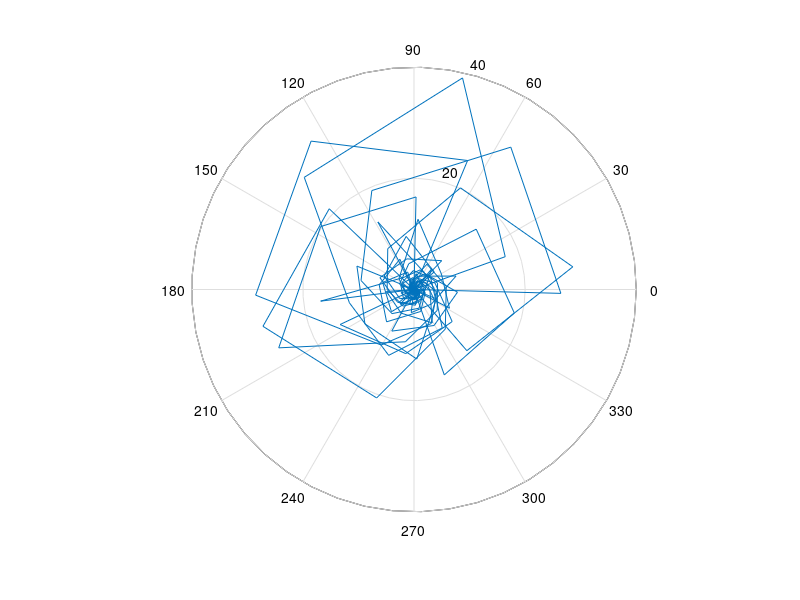

This chart was generated by the following MATLAB code:
function dop_task2()
	a=0.1:0.1:(2*pi);
	p=0.1:0.1:(2*pi);
	[a,p]=meshgrid(a,p);
	A=arrayfun(@(a,p)F(a,p),a,p);
	polar(A);
end

function res=g1(a,p)
	res=cos(3.5*a-0.3*p.^4);
end

function res=g2(a,p)
	res=acos(cos(pi+7*a-0.3*p.^4));
end

function res=f1(a,p)
	res=1./(0.005./p+abs(g1(a,p)));
end

function res=f2(a,p)
	res=(8*(sin(3.5*a)).^2)./(1+10*(p./abs(sin(0.5*a))).^2);
	res=res./(abs(sin(2*pi/5.*(p-g2(a,p)+2*p.*(g2(a,p)).^2)))+0.1+(g1(a,p)).^2);
end

function res=f3(a,p)
	res=3./(0.1+(100*p).^2);
end

function res=f4(a,p)
	res=abs(sin(a/2))-p.^2;
end

function res=f5(a,p)
	res=abs(sin(a/2));
end

function res=g3(a,p)
	res=100.*p.*cos(a)+10.*cos(40*p.*sin(a));
end

function res=g4(a,p)
	res=100.*p.*sin(a)+10.*sin(40*p.*cos(a));
end

function res=f6(a,p)
	res=1+0.01./(0.01+(sin(g3(a,p))+sin(g4(p,a))).^2);
end

function res=f7(a,p)
	res=(p+0.2)*0.0002./(0.0001+(a-0.1*p).^2);
end

function res=F(a,p)
	res=((f1(a,p)+f2(a,p)+f3(a,p)).*f4(a,p)-f5(a,p)).*f6(a,p)+f7(a,p);
	if res<0 res=0; end;
end
